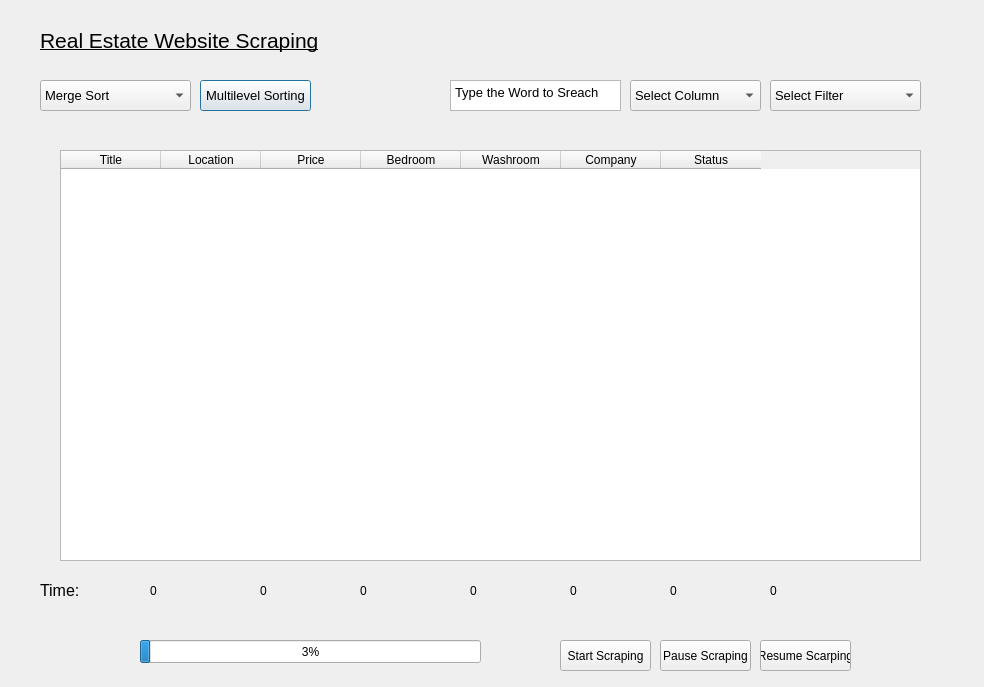
<?xml version="1.0" encoding="UTF-8"?>
<ui version="4.0">
 <class>Dialog</class>
 <widget class="QDialog" name="Dialog">
  <property name="geometry">
   <rect>
    <x>0</x>
    <y>0</y>
    <width>984</width>
    <height>687</height>
   </rect>
  </property>
  <property name="windowTitle">
   <string>Dialog</string>
  </property>
  <widget class="QLabel" name="title">
   <property name="geometry">
    <rect>
     <x>40</x>
     <y>20</y>
     <width>301</width>
     <height>41</height>
    </rect>
   </property>
   <property name="font">
    <font>
     <family>Arial</family>
     <pointsize>16</pointsize>
     <weight>50</weight>
     <italic>false</italic>
     <bold>false</bold>
     <underline>true</underline>
     <kerning>true</kerning>
    </font>
   </property>
   <property name="text">
    <string>Real Estate Website Scraping</string>
   </property>
  </widget>
  <widget class="QComboBox" name="sortingAlgoComboBox">
   <property name="geometry">
    <rect>
     <x>40</x>
     <y>80</y>
     <width>151</width>
     <height>31</height>
    </rect>
   </property>
   <property name="font">
    <font>
     <pointsize>10</pointsize>
    </font>
   </property>
   <property name="accessibleName">
    <string/>
   </property>
   <property name="editable">
    <bool>false</bool>
   </property>
   <property name="currentText">
    <string>Merge Sort</string>
   </property>
   <property name="currentIndex">
    <number>0</number>
   </property>
   <property name="modelColumn">
    <number>0</number>
   </property>
   <item>
    <property name="text">
     <string>Merge Sort</string>
    </property>
   </item>
   <item>
    <property name="text">
     <string>Insertion Sort</string>
    </property>
   </item>
   <item>
    <property name="text">
     <string>Quick Sort</string>
    </property>
   </item>
   <item>
    <property name="text">
     <string>Selection Sort</string>
    </property>
   </item>
   <item>
    <property name="text">
     <string>Bubble Sort</string>
    </property>
   </item>
   <item>
    <property name="text">
     <string>Counting Sort</string>
    </property>
   </item>
   <item>
    <property name="text">
     <string>Radix Sort</string>
    </property>
   </item>
   <item>
    <property name="text">
     <string>Shell Sort</string>
    </property>
   </item>
   <item>
    <property name="text">
     <string>Bucket Sort</string>
    </property>
   </item>
   <item>
    <property name="text">
     <string>Exchange Sort</string>
    </property>
   </item>
   <item>
    <property name="text">
     <string>Heap Sort</string>
    </property>
   </item>
  </widget>
  <widget class="QPushButton" name="multiLevelSortingBtn">
   <property name="geometry">
    <rect>
     <x>200</x>
     <y>80</y>
     <width>111</width>
     <height>31</height>
    </rect>
   </property>
   <property name="font">
    <font>
     <pointsize>10</pointsize>
    </font>
   </property>
   <property name="text">
    <string>Multilevel Sorting</string>
   </property>
  </widget>
  <widget class="QTextEdit" name="findText">
   <property name="geometry">
    <rect>
     <x>450</x>
     <y>80</y>
     <width>171</width>
     <height>31</height>
    </rect>
   </property>
   <property name="font">
    <font>
     <family>Arial</family>
    </font>
   </property>
   <property name="html">
    <string>&lt;!DOCTYPE HTML PUBLIC &quot;-//W3C//DTD HTML 4.0//EN&quot; &quot;http://www.w3.org/TR/REC-html40/strict.dtd&quot;&gt;
&lt;html&gt;&lt;head&gt;&lt;meta name=&quot;qrichtext&quot; content=&quot;1&quot; /&gt;&lt;style type=&quot;text/css&quot;&gt;
p, li { white-space: pre-wrap; }
&lt;/style&gt;&lt;/head&gt;&lt;body style=&quot; font-family:'Arial'; font-size:8.25pt; font-weight:400; font-style:normal;&quot;&gt;
&lt;p style=&quot; margin-top:0px; margin-bottom:0px; margin-left:0px; margin-right:0px; -qt-block-indent:0; text-indent:0px;&quot;&gt;&lt;span style=&quot; font-family:'MS Shell Dlg 2'; font-size:10pt;&quot;&gt;Type the Word to Sreach&lt;/span&gt;&lt;/p&gt;&lt;/body&gt;&lt;/html&gt;</string>
   </property>
  </widget>
  <widget class="QComboBox" name="selectColumnComboBox">
   <property name="geometry">
    <rect>
     <x>630</x>
     <y>80</y>
     <width>131</width>
     <height>31</height>
    </rect>
   </property>
   <property name="font">
    <font>
     <pointsize>10</pointsize>
    </font>
   </property>
   <item>
    <property name="text">
     <string>Select Column</string>
    </property>
   </item>
  </widget>
  <widget class="QComboBox" name="filterComboBox">
   <property name="geometry">
    <rect>
     <x>770</x>
     <y>80</y>
     <width>151</width>
     <height>31</height>
    </rect>
   </property>
   <property name="font">
    <font>
     <pointsize>10</pointsize>
    </font>
   </property>
   <item>
    <property name="text">
     <string>Select Filter</string>
    </property>
   </item>
  </widget>
  <widget class="QProgressBar" name="progressBar">
   <property name="geometry">
    <rect>
     <x>140</x>
     <y>640</y>
     <width>341</width>
     <height>23</height>
    </rect>
   </property>
   <property name="value">
    <number>3</number>
   </property>
  </widget>
  <widget class="QPushButton" name="startScrapingBtn">
   <property name="geometry">
    <rect>
     <x>560</x>
     <y>640</y>
     <width>91</width>
     <height>31</height>
    </rect>
   </property>
   <property name="text">
    <string>Start Scraping</string>
   </property>
  </widget>
  <widget class="QPushButton" name="puaseScarpingBtn">
   <property name="geometry">
    <rect>
     <x>660</x>
     <y>640</y>
     <width>91</width>
     <height>31</height>
    </rect>
   </property>
   <property name="text">
    <string>Pause Scraping</string>
   </property>
  </widget>
  <widget class="QPushButton" name="resumeScrapingBtn">
   <property name="geometry">
    <rect>
     <x>760</x>
     <y>640</y>
     <width>91</width>
     <height>31</height>
    </rect>
   </property>
   <property name="text">
    <string>Resume Scarping</string>
   </property>
  </widget>
  <widget class="QTableWidget" name="dataTable">
   <property name="geometry">
    <rect>
     <x>60</x>
     <y>150</y>
     <width>861</width>
     <height>411</height>
    </rect>
   </property>
   <property name="maximumSize">
    <size>
     <width>861</width>
     <height>411</height>
    </size>
   </property>
   <attribute name="verticalHeaderCascadingSectionResizes">
    <bool>false</bool>
   </attribute>
   <attribute name="verticalHeaderHighlightSections">
    <bool>true</bool>
   </attribute>
   <attribute name="verticalHeaderStretchLastSection">
    <bool>false</bool>
   </attribute>
   <column>
    <property name="text">
     <string>Title</string>
    </property>
   </column>
   <column>
    <property name="text">
     <string>Location</string>
    </property>
   </column>
   <column>
    <property name="text">
     <string>Price</string>
    </property>
   </column>
   <column>
    <property name="text">
     <string>Bedroom</string>
    </property>
   </column>
   <column>
    <property name="text">
     <string>Washroom</string>
    </property>
   </column>
   <column>
    <property name="text">
     <string>Company</string>
    </property>
   </column>
   <column>
    <property name="text">
     <string>Status</string>
    </property>
   </column>
  </widget>
  <widget class="QLabel" name="sortingTime">
   <property name="geometry">
    <rect>
     <x>40</x>
     <y>580</y>
     <width>51</width>
     <height>21</height>
    </rect>
   </property>
   <property name="font">
    <font>
     <pointsize>12</pointsize>
     <weight>50</weight>
     <bold>false</bold>
    </font>
   </property>
   <property name="text">
    <string>Time:</string>
   </property>
  </widget>
  <widget class="QLabel" name="titleTime">
   <property name="geometry">
    <rect>
     <x>150</x>
     <y>580</y>
     <width>51</width>
     <height>21</height>
    </rect>
   </property>
   <property name="text">
    <string>0</string>
   </property>
   <property name="alignment">
    <set>Qt::AlignLeading|Qt::AlignLeft|Qt::AlignVCenter</set>
   </property>
  </widget>
  <widget class="QLabel" name="locationTime">
   <property name="geometry">
    <rect>
     <x>260</x>
     <y>580</y>
     <width>51</width>
     <height>21</height>
    </rect>
   </property>
   <property name="text">
    <string>0</string>
   </property>
  </widget>
  <widget class="QLabel" name="priceTime">
   <property name="geometry">
    <rect>
     <x>360</x>
     <y>580</y>
     <width>51</width>
     <height>21</height>
    </rect>
   </property>
   <property name="text">
    <string>0</string>
   </property>
  </widget>
  <widget class="QLabel" name="bedroomTime">
   <property name="geometry">
    <rect>
     <x>470</x>
     <y>580</y>
     <width>51</width>
     <height>21</height>
    </rect>
   </property>
   <property name="text">
    <string>0</string>
   </property>
  </widget>
  <widget class="QLabel" name="washroomTime">
   <property name="geometry">
    <rect>
     <x>570</x>
     <y>580</y>
     <width>51</width>
     <height>21</height>
    </rect>
   </property>
   <property name="text">
    <string>0</string>
   </property>
  </widget>
  <widget class="QLabel" name="companyTime">
   <property name="geometry">
    <rect>
     <x>670</x>
     <y>580</y>
     <width>51</width>
     <height>21</height>
    </rect>
   </property>
   <property name="text">
    <string>0</string>
   </property>
  </widget>
  <widget class="QLabel" name="statusTime">
   <property name="geometry">
    <rect>
     <x>770</x>
     <y>580</y>
     <width>51</width>
     <height>21</height>
    </rect>
   </property>
   <property name="text">
    <string>0</string>
   </property>
  </widget>
 </widget>
 <resources/>
 <connections/>
</ui>
